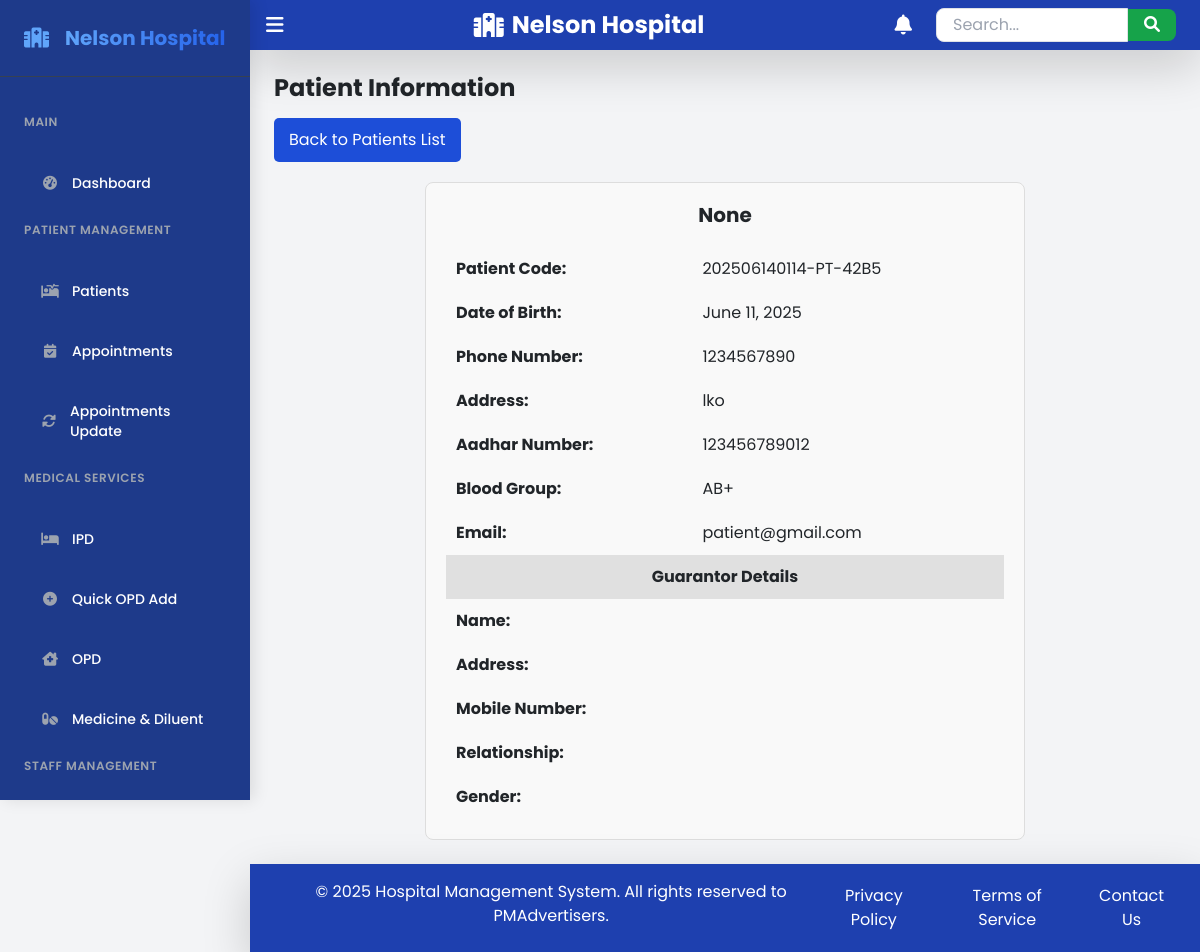
Screenshot of /patients/202506140114-PT-42B5/ (signed in) with the database file from the repository.
### hms/models.py (models this page shows, shortened)
class Patient(models.Model):
    BLOOD_GROUP_CHOICES = [
        ('A+', 'A+'), ('A-', 'A-'), ('B+', 'B+'), ('B-', 'B-'),
        ('O+', 'O+'), ('O-', 'O-'), ('AB+', 'AB+'), ('AB-', 'AB-')
    ]
    RELATIONSHIP_CHOICES = [
        ('father', 'Father'),
        ('mother', 'Mother'),
        ('son', 'Son'),
        ('daughter', 'Daughter'),
        ('spouse', 'Spouse'),
        ('friend', 'Friend'),
        ('other', 'Other'),
    ]
    patient_code = models.CharField(max_length=35, unique=True, editable=False, blank=True, null=True)
    created_at = models.DateTimeField(default=now)
    user = models.OneToOneField(CustomUser, on_delete=models.CASCADE, related_name="patient")
    date_of_birth = models.DateField(blank=True, null=True)
    age = models.TextField(blank=True, null=True)  # Age field
    contact_number = models.CharField(max_length=15, blank=True, null=True)
    address = models.TextField(blank=True, null=True)
    gender = models.CharField(max_length=10, choices=CustomUser.GENDER_CHOICES, blank=True, null=True)
    aadhar_number = models.CharField(max_length=12, unique=True, validators=[MinLengthValidator(12)], blank=True, null=True)
    blood_group = models.CharField(max_length=3, blank=True, null=True, choices=BLOOD_GROUP_CHOICES)
    weight = models.DecimalField(max_digits=6, decimal_places=2,blank=True,null=True)
    email = models.EmailField(unique=True, blank=True, null=True)
    assigned_doctor = models.ForeignKey('Doctor', on_delete=models.SET_NULL, null=True, blank=True, related_name='patients')
    allergies = models.TextField(blank=True, null=True)  # Known allergies
    emergency_contact_name = models.CharField(max_length=255, blank=True, null=True)
    emergency_contact_number = models.CharField(max_length=15, blank=True, null=True)
    emergency_contact_relationship = models.CharField(max_length=50, blank=True, null=True, choices=RELATIONSHIP_CHOICES)
    accompanying_person_address = models.CharField(max_length=50,blank=True, null=True)
    profile_picture = models.ImageField(upload_to='patient_profiles/', blank=True, null=True)

class CustomUser(AbstractUser):
    GENDER_CHOICES = (
        ('male', 'Male'),
        ('female', 'Female'),
        ('other', 'Other'),
    )
    ROLE_CHOICES = (
        ('admin', 'Admin'),
        ('doctor', 'Doctor'),
        ('nurse', 'Nurse'),
        ('staff', 'Staff'),
    )
    full_name = models.CharField(max_length=255, blank=True, null=True)
    contact_number = models.CharField(max_length=15, blank=True, null=True)
    address = models.TextField(blank=True, null=True)
    gender = models.CharField(max_length=10, choices=GENDER_CHOICES, blank=True, null=True)
    role = models.CharField(max_length=20, choices=ROLE_CHOICES, default='staff')
    groups = models.ManyToManyField(Group, related_name="customuser_groups", blank=True)
    user_permissions = models.ManyToManyField(Permission, related_name="customuser_permissions", blank=True)

### hms/views.py (the view)
# urls.py: path('patients/<str:patient_code>/', patient_detail, name='patient_detail'),
@login_required
def patient_detail(request, patient_code):
    logger.info(f"Fetching details for patient with code: {patient_code}")
    patient = get_object_or_404(Patient, patient_code=patient_code)
    logger.info(f"Patient found: {patient.user.full_name}")
    return render(request, 'hms/patient/patient_detail.html', {'patient': patient})

### hms/templates/hms/patient/patient_detail.html (shortened to what this page needs)
{% extends 'hms/base.html' %}
{% block content %}
<h2 style="font-size: 24px; font-weight: bold; margin-bottom: 15px;">Patient Information</h2>
<a href="{% url 'patients' %}"
   style="background-color: #1D4ED8; color: white; padding: 10px 15px; border-radius: 5px; text-decoration: none; display: inline-block; margin-bottom: 20px;">
    Back to Patients List
</a>
<div style="width: 100%; max-width: 600px; margin: 0 auto; padding: 20px; border: 1px solid #ddd; border-radius: 8px; background-color: #f9f9f9;">
    <h3 style="text-align: center; font-size: 20px; font-weight: bold; margin-bottom: 20px;">{{ patient.user.full_name }}</h3>
    <table style="width: 100%; border-collapse: collapse;">
        <tr><td style="padding: 10px; font-weight: bold;">Patient Code:</td><td style="padding: 10px;">{{ patient.patient_code }}</td></tr>
        <tr><td style="padding: 10px; font-weight: bold;">Date of Birth:</td><td style="padding: 10px;">{{ patient.date_of_birth }}</td></tr>
        <tr><td style="padding: 10px; font-weight: bold;">Phone Number:</td><td style="padding: 10px;">{{ patient.contact_number }}</td></tr>
        <tr><td style="padding: 10px; font-weight: bold;">Address:</td><td style="padding: 10px;">{{ patient.address }}</td></tr>
        <tr><td style="padding: 10px; font-weight: bold;">Aadhar Number:</td><td style="padding: 10px;">{{ patient.aadhar_number }}</td></tr>
        <tr><td style="padding: 10px; font-weight: bold;">Blood Group:</td><td style="padding: 10px;">{{ patient.blood_group }}</td></tr>
        <tr><td style="padding: 10px; font-weight: bold;">Email:</td><td style="padding: 10px;">{{ patient.email }}</td></tr>
        <tr><td colspan="2" style="padding: 10px; text-align: center; font-weight: bold; background-color: #e0e0e0;">Guarantor Details</td></tr>
        <tr><td style="padding: 10px; font-weight: bold;">Name:</td><td style="padding: 10px;">{{ patient.guarantor_name }}</td></tr>
        <tr><td style="padding: 10px; font-weight: bold;">Address:</td><td style="padding: 10px;">{{ patient.guarantor_address }}</td></tr>
        <tr><td style="padding: 10px; font-weight: bold;">Mobile Number:</td><td style="padding: 10px;">{{ patient.guarantor_mobile }}</td></tr>
        <tr><td style="padding: 10px; font-weight: bold;">Relationship:</td><td style="padding: 10px;">{{ patient.guarantor_relationship }}</td></tr>
        <tr><td style="padding: 10px; font-weight: bold;">Gender:</td><td style="padding: 10px;">{{ patient.guarantor_gender }}</td></tr>
    </table>
</div>
{% endblock %}

### hms/templates/hms/base.html (style rules this page uses)
body { font-family: 'Poppins', sans-serif; transition: background-color 0.3s, color 0.3s; }

### rows the page displays
Patient: user.full_name "None", patient_code "202506140114-PT-42B5", date_of_birth "June 11, 2025", contact_number "1234567890", address "lko", aadhar_number "123456789012", blood_group "AB+", email "patient@gmail.com"
